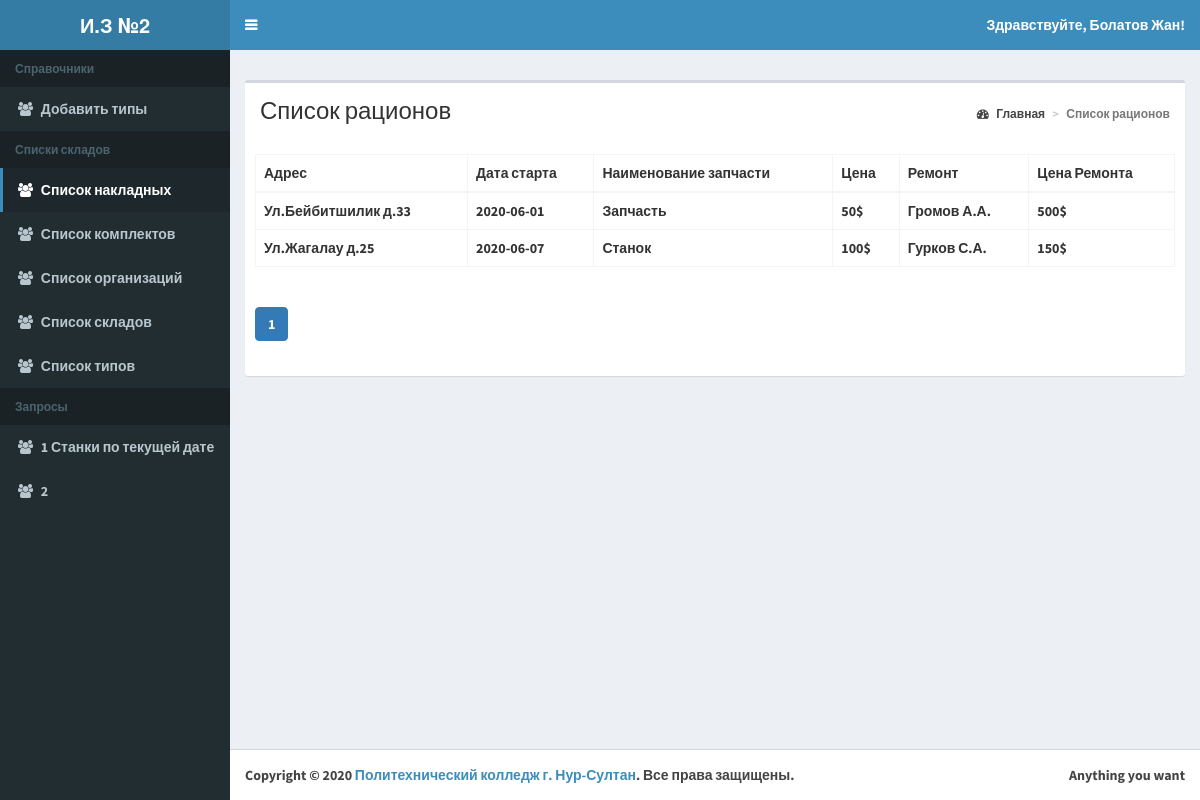
Page /list-naklad.php on the committed database.
### tables this page shows
CREATE TABLE `nakladnaya` (
  `naklad_id` bigint(20) NOT NULL,
  `sklad_id` bigint(20) DEFAULT NULL,
  `date_start` date NOT NULL,
  `name` varchar(50) NOT NULL,
  `price` varchar(50) NOT NULL,
  `remont` varchar(50) NOT NULL,
  `remont_stanka` varchar(50) NOT NULL
);

CREATE TABLE `sklad` (
  `sklad_id` bigint(20) NOT NULL,
  `organ_id` bigint(20) NOT NULL,
  `adress` varchar(50) NOT NULL,
  `kol_vo` varchar(50) NOT NULL
);

### classes/BaseMap.php (called while the page is built, shortened)
<?php
abstract class BaseMap extends config{
	function __construct()
	{
	try
	{
	$this->db = new
	PDO('mysql:host='.self::HOST.';dbname='.self::DB_NAME, self::DB_USER, self::DB_PASSWORD);
	}
	catch(PDOException $e){
		echo $e->getmessage();
	}
	}
}
?>

### classes/NakladnayaMap.php (called while the page is built)
<?php
class NakladnayaMap extends basemap {
    public function count(){
        $res = $this->db->query("SELECT COUNT(*) AS cnt FROM nakladnaya");
        return $res->fetch(PDO::FETCH_OBJ)->cnt;
    }
    public function findAll($ofset=0,$limit=30){
        $res = $this->db->query("SELECT nakladnaya.naklad_id,sklad.adress as sklad_id, nakladnaya.name,nakladnaya.date_start,nakladnaya.price,nakladnaya.remont,nakladnaya.remont_stanka"
            . " FROM nakladnaya
            INNER JOIN sklad ON nakladnaya.sklad_id=sklad.sklad_id
             LIMIT $ofset,$limit");
        return $res->fetchAll(PDO::FETCH_OBJ);
    }
}

### list-naklad.php (the view, shortened to what this page needs)
<?php
$size = 4;
if (isset($_GET['page'])) {
    $page = Helper::clearInt($_GET['page']);
} else {
    $page = 1;
}
$nMap = new NakladnayaMap();
$count = $nMap->count();
$ns = $nMap->findAll($page*$size-$size, $size);
$header = 'Список рационов';
require_once 'template/header.php';?>
    <div class="row">
        <div class="col-xs-12">
            <div class="box">
                <section class="content-header">
                    <h1><?=$header;?></h1>
                    <ol class="breadcrumb">
                        <li><a href="/index.php"><i class="fa fa-dashboard"></i> Главная</a></li>
                        <li class="active"><?=$header;?></li>
                    </ol>
                </section>
                <div class="box-body">
                </div>
                <div class="box-body">
                    <?php
                    if ($ns) {
                        ?>
                        <table id="example2" class="table table-bordered table-hover">
                            <thead>
                            <tr>
                                <th>Адрес</th>
                                <th>Дата старта</th>
                                <th>Наименование запчасти</th>
                                <th>Цена</th>
                                <th>Ремонт</th>
                                <th>Цена Ремонта</th>
                            </tr>
                            </thead>
                            <tbody>
                            <?php
                            foreach ($ns as $n) {
                                echo '<tr>';
                                echo '<td>'.$n->sklad_id.'</td>';
                                echo '<td>'.$n->date_start.'</td>';
                                echo '<td>'.$n->name.'</td>';
                                echo '<td>'.$n->price.'</td>';
                                echo '<td>'.$n->remont.'</td>';
                                echo '<td>'.$n->remont_stanka.'</td>';
                                echo '</tr>';
                            }
                            ?>
                            </tbody>
                        </table>
                    <?php } else {
                        echo 'Ни одного рациона не найдено';
                    } ?>
                </div>
                <div class="box-body">
                    <?php Helper::paginator($count, $page,$size); ?>
                </div>
            </div>
        </div>
    </div>
<?php
require_once 'template/footer.php';
?>

### template/header.php (shortened to what this page needs)
<!DOCTYPE html>
<html>
<head>
    <link rel="stylesheet" href="template/css/bootstrap.min.css">
    <link rel="stylesheet" href="template/css/font-awesome.min.css">
    <link rel="stylesheet" href="template/css/ionicons.min.css">
    <link rel="stylesheet" href="template/css/AdminLTE.min.css">
    <link rel="stylesheet" href="template/css/skins/skin-blue.min.css">
</head>
<body class="hold-transition skin-blue sidebar-mini">
<div class="wrapper">
    <header class="main-header">
        <a href="index.php" class="logo">
            <span class="logo-lg"><b>И.З №2</b</span>
        </a>
        <nav class="navbar navbar-static-top" role="navigation">
            <a href="#" class="sidebar-toggle" data-toggle="push-menu" role="button">
            </a>
            <div class="navbar-custom-menu">
                <ul class="nav navbar-nav">
                    <li class="dropdown user user-menu">
                        <a href="#" class="dropdown-toggle" data-toggle="dropdown">
                            <span class="hidden-xs">Здравствуйте, Болатов Жан! </span>
                        </a>
                    </li>
                </ul>
            </div>
        </nav>
    </header>
    <aside class="main-sidebar">
        <section class="sidebar">
            <?php require_once 'template/menu.php'; ?>
        </section>
    </aside>
    <div class="content-wrapper">
        <section class="content-header">
        </section>
        <section class="content container-fluid">

### template/menu.php (shortened to what this page needs)
<?php function createLink($href, $icon, $text) {
    $is_active = $_SERVER['PHP_SELF'] === '/' . $href;
    $class_name = $is_active ? 'active' : '';
    print("
        <li class='$class_name'>
            <a href='$href'>
                <i class='fa $icon'></i>
                <span>$text</span>
            </a>
        </li>
    ");
} ?>
<aside class="main-sidebar">
    <section class="sidebar">
        <ul class="sidebar-menu" data-widget="tree">
            <li class="header">Справочники</li>
            <?php
            createLink("Add-TypeStanok.php", "fa-users", "Добавить типы");
            ?>
            <li class="header">Списки складов</li>
            <li class="header">Запросы</li>
        </ul>
    </section>
</aside>

### classes/Helper.php (shortened to what this page needs)
<?php
class Helper {
            foreach ($options as $option) { ?>
            <?php }
    public static function paginator($count, $current=1, $size=30)
    {
        $numPages = ceil($count / $size);
        $href = $_SERVER['PHP_SELF'] . '?page=';
        echo '<ul class="pagination ">';
        for ($i = 1; $i <= $numPages; $i++) {
            if ($current == $i) {
                echo ' <li class="paginate_button active"><a href="' . $href . $i . '" data-dt-idx="' . $i . '" tabindex="0">' . $i . '</a></li>';
            } else {
                echo ' <li class="paginate_button"><a href="' . $href . $i . '" data-dt-idx="' . $i . '" tabindex="0">' . $i . '</a></li>';
            }
        }
        echo '</ul>';
    }
}

### template/footer.php (shortened to what this page needs)
</section>
</div>
<footer class="main-footer">
    <div class="pull-right hidden-xs">
        Anything you want
    </div>
    <strong>Copyright &copy; 2020 <a href="http://polytech.kz/" target="_blank" rel="noopener">Политехнический колледж г. Нур-Султан</a>.</strong> Все права защищены.
</footer>
</div>
</body>
</html>

### rows in the picture
nakladnaya: sklad.adress "Ул.Бейбитшилик д.33", date_start "2020-06-01", name "Запчасть", price "50$", remont "Громов А.А.", remont_stanka "500$"
nakladnaya: sklad.adress "Ул.Жагалау д.25", date_start "2020-06-07", name "Станок", price "100$", remont "Гурков С.А.", remont_stanka "150$"

### other values in the picture
$text "Добавить типы Список накладных Список комплектов Список организаций Список складов Список типов 1 Станки по текущей дате 2"
$header "Список рационов"
